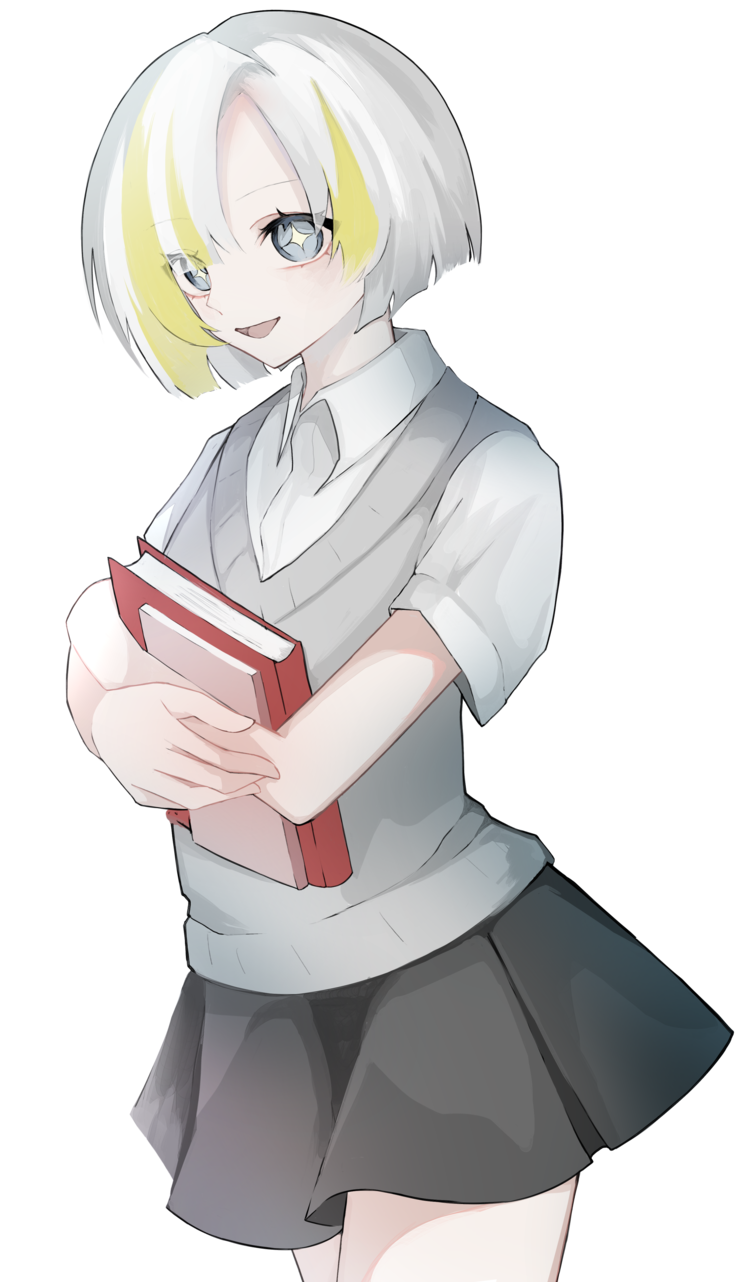
#> input picture media/IMG_1416.png, 740 x 1282 px, found by its file name
$ python asddd.py
#> lines starting #> are read from the running program, lines starting #| are printed output that depends on the picture
from PIL import Image

def crop_image(image_path, output_path, n):
    # 画像を開く
#> called with n = 13
    image = Image.open(image_path)
#> image is the input picture: PIL image 740x1282 RGBA; mean R, G, B, A 94.7, 92.8, 92.2, 133.5

    # 画像のサイズを取得
    width, height = image.size
#> width = 740; height = 1282

    # 左右の端を削る幅を計算
    crop_width = int(width * n / 100)
#> crop_width = 96

    # 新しいサイズを計算
    new_width = width - 2 * crop_width
#> new_width = 548

    # 画像をクロップ
    cropped_image = image.crop((crop_width, 0, crop_width + new_width, height))
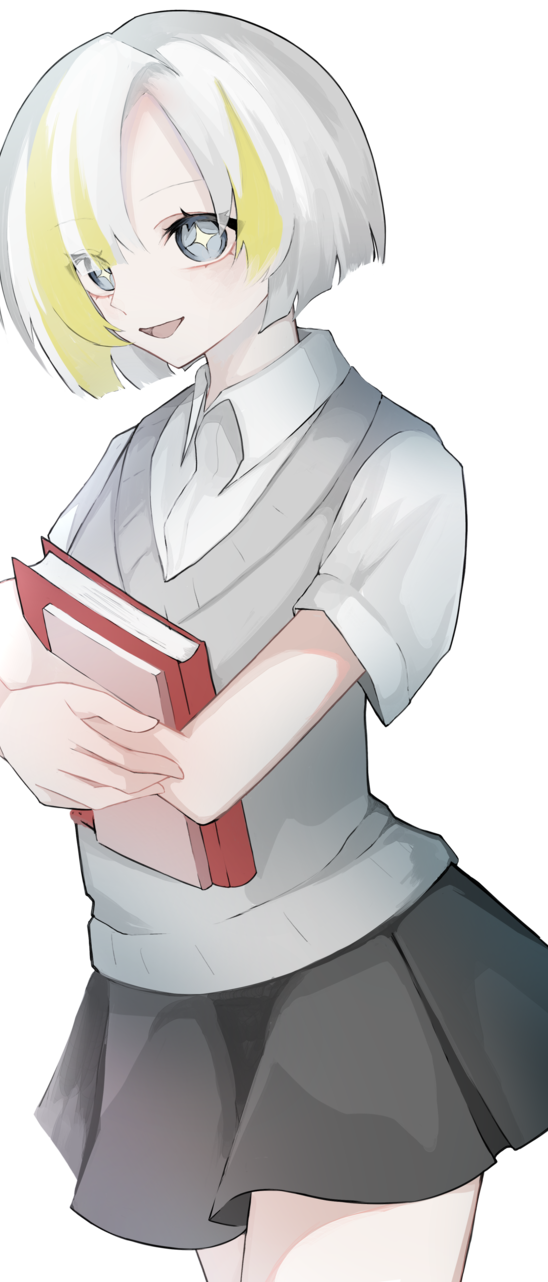
#> cropped_image: PIL image 548x1282 RGBA; mean R, G, B, A 125.2, 122.4, 121.5, 174.8; transparent parts drawn white

    # クロップした画像を保存
    cropped_image.save(output_path)

# 使用例
crop_image("C:\\Users\\user02\\Documents\\kachi-xtu-expo_dev\\media\\IMG_1416.png",
           "C:\\Users\\user02\\Documents\\kachi-xtu-expo_dev\\media\\IMG_1416x3.png", 13)  # 画像の左右の端を10%削る
